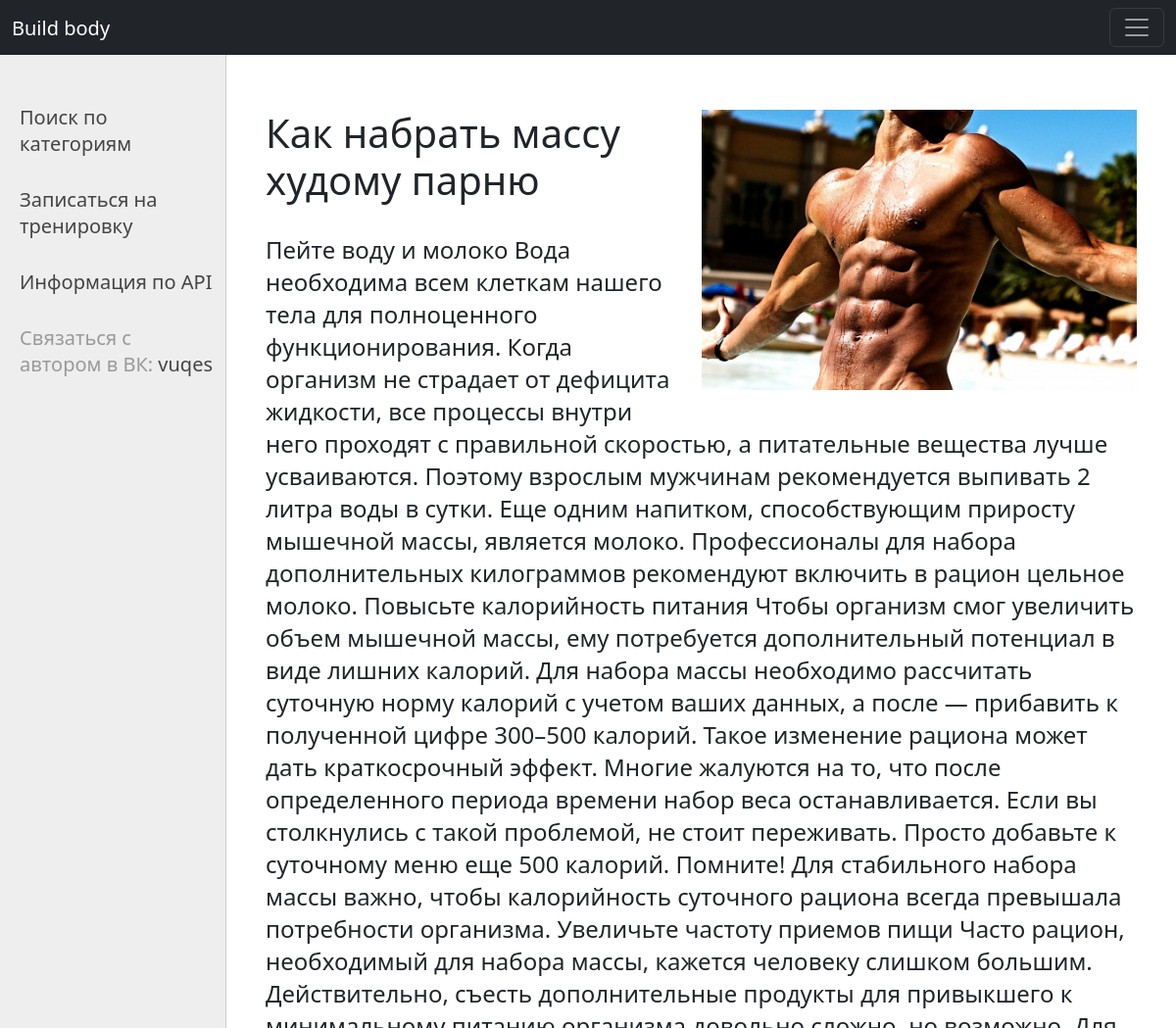
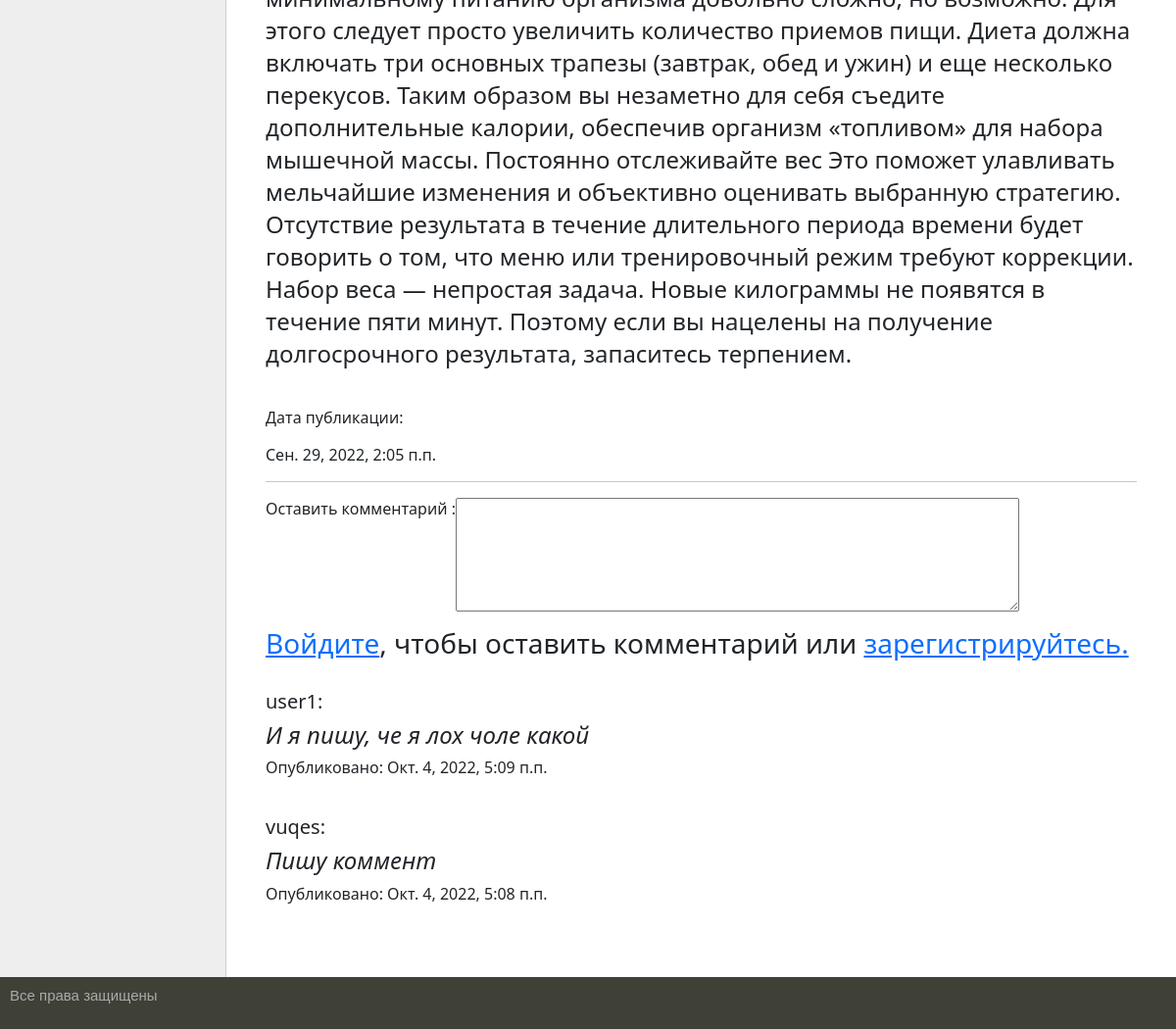
/post/kak-nabrat-massu-hudomu-parnyu/, run on the app's committed database (2 pictures, top to bottom).
### vuqes/models.py (models this page shows, shortened)
class Point(models.Model):
    title = models.TextField(max_length=255, verbose_name='Заголовок')
    slug = models.SlugField(max_length=255, unique=True, db_index=True, verbose_name='URL')
    description = models.TextField(blank=True, verbose_name='Описание')
    photo = models.ImageField(upload_to="photos/%Y/%m/%d/", verbose_name="Фото")
    pub_date = models.DateTimeField(default=timezone.now, verbose_name='Дата публикации')
    cat = models.ForeignKey('Add', on_delete=models.PROTECT, verbose_name='Категория')
    class Meta:
        verbose_name = 'Статья'
        verbose_name_plural = 'Статьи'
        ordering = ['pub_date', 'title']

class Comment(models.Model):
    comment = models.CharField(max_length=200, verbose_name='Оставить комментарий ')
    date = models.DateTimeField(default=timezone.now, verbose_name='Дата публикации')
    ident = models.TextField(max_length=100, blank=True)
    user = models.TextField(max_length=50, blank=True)
    class Meta:
        verbose_name = 'Комментарий'
        verbose_name_plural = 'Комментарии'
        ordering = ['comment', 'date']

### vuqes/views.py (the view)
# urls.py: path('post/<slug:slug>/', index, name='index'),
def index(request, slug):   # Оставляем комментарий + отображаем пост по слагу
    get = Point.objects.get(slug=slug)
    if request.method == 'POST':
        Comment.objects.create(comment=request.POST.get('comment'), date=timezone.now(), ident=get.slug, user=request.user)
    form = CommentForm()
    context = {
        'form': form,
        'title': 'Пост',
        'names': Comment.objects.all(),
        'user': request.user,
        'get': get,
    }
    return render(request, 'vuqes/index.html', context)

### vuqes/forms.py
class CommentForm(ModelForm):
    comment = forms.CharField(label='Оставить комментарий ', widget=forms.Textarea(attrs={'cols': 60, 'rows': 5}))
    class Meta:
        model = Comment
        fields = ('comment',)

### vuqes/templates/vuqes/index.html (shortened to what this page needs)
{% extends 'vuqes/base.html' %}
{% block content %}
<div class="clearfix">
{% if get.photo %}
<p><img class="col-md-6 float-md-end mb-3 ms-md-3" src="{{get.photo.url}}"></p>
{% endif %}
<h2 class="fs-1">{{ get.title }}</h2>
    <br>
<p class="fs-4">{{ get.description }}</p>
    <br>
<p>Дата публикации: </p>
<p class="selected">{{ get.pub_date }}</p>
<hr>
</div>
<form method="post">
{% for f in form %}
<p><label class="form-label" for="f.id_for_label">{{ f.label }}: </label>{{ f }}</p>
{% endfor %}
{% if request.user.is_authenticated %}
    <button type="submit" class="btn btn-secondary">Отправить</button>
{% else %}
        <h3 class="h-3"><a href="{% url 'logout' %}">Войдите</a>, чтобы оставить комментарий или <a href="{% url 'register' %}">зарегистрируйтесь.</a></h3>
{% endif %}
<div>
    <br>
        {% for i in names %}
            {% if i.ident == get.slug %}
                <fieldset class="content_text">
                <h5>{{ i.user }}:</h5>
                    <h4><i>{{ i.comment }}</i></h4>
                <p>Опубликовано: {{ i.date }}</p>
                </fieldset>
                <br>
            {% endif %}
        {% endfor %}
{% endblock %}

### vuqes/static/vuqes/style.css (style rules this page uses)
html, body { font-family: 'Arial'; margin: 0; padding: 0; height: 100%; width: 100%; color: #444; }
a { color: #0059b2; text-decoration: none; }
img { max-width: 600px; height: auto; }
.form-label { display: inline-block; min-width: 150px; vertical-align: top; }

### data on the page
Point: photo (picture), title "Как набрать массу худому парню", description "Пейте воду и молоко Вода необходима всем клеткам нашего тела для полноценного функционирования. Когда организм не страдает от дефицита жидкости, все процессы внутри него проходят с правильной скоростью, а питательные вещества лучше усваиваются. Поэтому взрослым мужчинам рекомендуется выпивать 2 литра воды в сутки. Еще одним напитком, способствующим приросту мышечной массы, является молоко. Профессионалы для набора дополнительных килограммов рекомендуют включить в рацион цельное молоко. Повысьте калорийность питания Чтобы организм смог увеличить объем мышечной массы, ему потребуется дополнительный потенциал в виде лишних калорий. Для набора массы необходимо рассчитать суточную норму калорий…", pub_date "Сен. 29, 2022, 2:05 п.п."
Comment: user "user1", comment "И я пишу, че я лох чоле какой", date "Окт. 4, 2022, 5:09 п.п."
Comment: user "vuqes", comment "Пишу коммент", date "Окт. 4, 2022, 5:08 п.п."

### other printed values
{{ f.label }} "Оставить комментарий"
